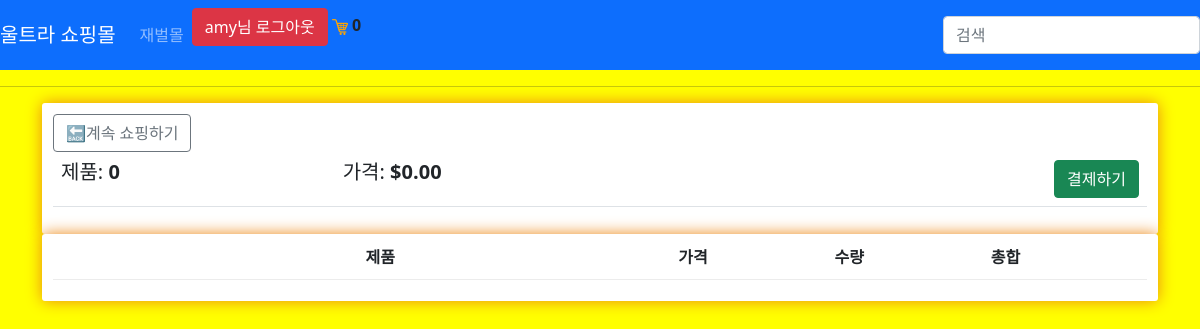
/cart/ (signed in), run on an earlier commit of the app's database.
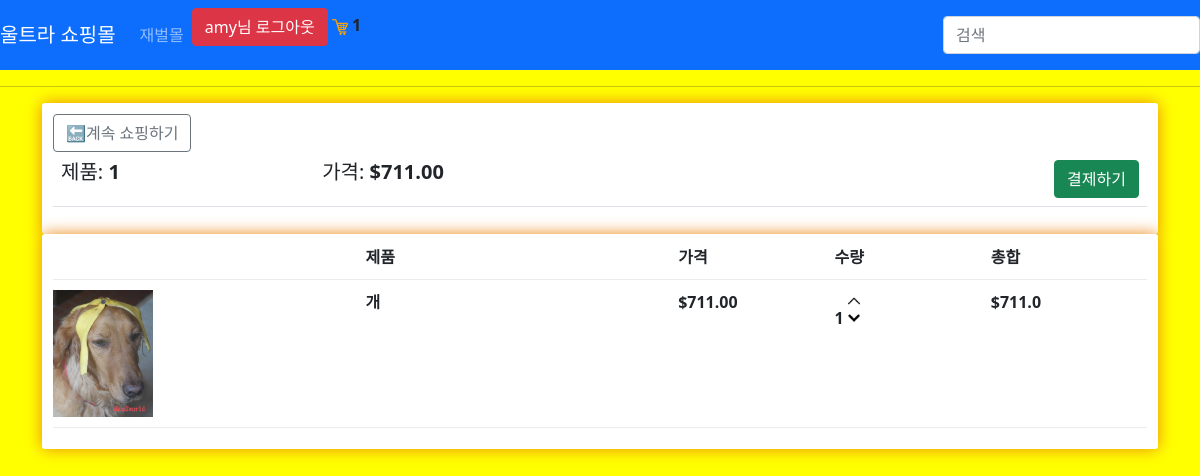
And on a later commit of the database.
### store/models.py (models this page shows, shortened)
class Order(models.Model):
    customer = models.ForeignKey(
        Customer, on_delete=models.SET_NULL, blank=True, null=True)
    dated_ordered = models.DateTimeField(auto_now_add=True)
    complete = models.BooleanField(default=False, null=True, blank=True)
    transation_id = models.CharField(max_length=200, null=True)
    @property
    def get_cart_total(self):
        orderitems = self.orderitem_set.all()
        total = sum([item.get_total for item in orderitems])
        return total
    def get_cart_items(self):
        orderitems = self.orderitem_set.all()
        total = sum([item.quantity for item in orderitems])
        return total

class OrderItem(models.Model):
    product = models.ForeignKey(Product, on_delete=models.SET_NULL, blank=True, null=True )
    order = models.ForeignKey(Order, on_delete=models.SET_NULL, blank=True, null=True )
    quantity = models.IntegerField(default=0, null=True,blank=True)
    dated_added = models.DateTimeField(auto_now_add=True)
    @property
    def get_total(self):
        total = self.product.price * self.quantity
        return total

class Product(models.Model):
    name = models.CharField(max_length=200)
    description = models.CharField(max_length=200)
    price = models.FloatField()
    digital = models.BooleanField(default=False, null=True, blank=True)
    image = models.ImageField(null=True, blank=True)
    @property
    def imageURL(self):
        try:
            url = self.image.url
        except:
            url = ''
        return url

### store/views.py (the view)
# urls.py: path('cart/', views.CartView.as_view(), name="cart"),
class CartView(TemplateView):
    template_name = "store/장바구니.html"
    def get_context_data(self, **kwargs):
        context = super().get_context_data(**kwargs)
        Data = 장바구니데이타(self.request)
        cartItems = Data['cartItems']
        order = Data['order']
        items = Data['items']
        context['items'] = items
        context['order'] = order
        context['cartItems'] = cartItems
        return context

### store/쿠키처리.py (called while the page is built)
def 장바구니데이타(request):
    if request.user.is_authenticated:
        customer = request.user.customer
        order, created = Order.objects.get_or_create(customer=customer, complete=False)
        items = order.orderitem_set.all()
        cartItems = order.get_cart_items
    else:
        CookieData = 쿠키장바구니(request)
        cartItems = CookieData['cartItems']
        order = CookieData['order']
        items = CookieData['items']
    return{'items': items, 'order':order, 'cartItems': cartItems}

### store/templates/store/장바구니.html
{% extends 'store/메인.html'%}
{% load static %}
{% block content %}
<div class="row">
	<div class ="col-lig-12">
        <div class= "box">
            <a class="btn btn-outline-secondary" href="{% url 'store' %}">🔙계속 쇼핑하기</a>
        <table class="table">
            <tr>
                <th><h5>제품: <strong>{{order.get_cart_items}}</strong></h5></th>
				<th><h5>가격:<strong> ${{order.get_cart_total|floatformat:2}}</strong></h5></th>
                <th><a style="float:right; margain:7px" class="btn btn-success" href="{% url 'checkout' %}">결제하기</a></th>
            </tr>
        </table>
        </div>
    </div>
    <br>
    <div class ="col-lig-12">
        <div class= "box">
            <div class="장바구니줄">
                <div style="flex:2"></div>
                <div style="flex:2"><strong>제품</strong></div>
                <div style="flex:1"><strong>가격</strong></div>
                <div style="flex:1"><strong>수량</strong></div>
                <div style="flex:1"><strong>총합</strong></div>
            </div>
            {% for item in items %}
            <div class="장바구니줄">
                <div style="flex:2"><img class="장바구니이미지" src="{{item.product.imageURL}}"></div>
                <div style="flex:2"><strong>{{item.product.name}}</strong></div>
                <div style="flex:1"><strong>${{item.product.price|floatformat:2}}</strong></div>
                <div style="flex:1"><strong>{{item.quantity}}</strong>
                    <div class="수량">
                        <img data-product={{item.product.id}} data-action="add"  class="수량버튼 장바구니업데이트" src="{% static 'images/upload.png' %}">
                        <img data-product={{item.product.id}} data-action="remove"  class="수량버튼 장바구니업데이트" src="{% static 'images/down.png' %}">
                    </div>
                </div>
                <div style="flex:1"><strong>${{item.get_total}}</strong></div>
            </div>
            {% endfor %}
    </div>
</div>
{% endblock content %}

### store/templates/store/메인.html (shortened to what this page needs)
<!DOCTYPE html>
{% load static %}
<html>
    <head>
        <link href="https://cdn.jsdelivr.net/npm/bootstrap@5.0.2/dist/css/bootstrap.min.css" rel="stylesheet">
        <link rel="stylesheet" type ="text/css" href="{% static 'css/main.css' %}">
    </head>
    <body>
        <nav class="navbar navbar-expand-lg navbar-dark bg-primary">
            <a class="navbar-brand" href="{% url 'store' %}">울트라 쇼핑몰</a>
            <div class="collapse navbar-collapse" id="navbarSupportedContent">
                <ul class="navbar-nav mr-auto">
                <li class="nav-item active">
                    <a class="nav-link" href="{% url 'add_product' %}">재벌몰</a>
                </li>
                </ul>
                <div class="form-inline my-2 my-lg-0">
                    {% if user.is_authenticated %}
                    <a href="{% url 'logout' %}" class="btn btn-danger">{{user.username}}님 로그아웃</a>
                    {% else %}
                    <a href="{% url 'login' %}" class="btn btn-danger">로그인</a>
                    <a href="{% url 'register' %}" class="btn btn-danger">가입</a>
                    {% endif %}
                    <a href ="{% url 'cart' %}">
                        <img src="{% static 'images/shopping-cart-16.png'%}">
                    </a>
                    <b>{{cartItems}}</b></p>
                </div>
            </div>
        <form class="form-inline" action="{% url 'search:searchResult' %}" method="get">
            <input class="form-control mr-sm-2" type="search" placeholder="검색" name="kw">
        </form>
        </nav>
        <hr>
        <div class="container">
            <p>
            {% block content %}
            {% endblock content %}
        </div>
    </body>
</html>

### static/css/main.css (style rules this page uses)
body { background-color: yellow; }
.box { box-shadow:hsl(32, 85%, 50%) 0 0 16px; background-color: #fff; border-radius: 3px; padding: 11px; }
.장바구니줄 { display: flex; align-items: flex-stretch; padding-bottom: 10px; margin-bottom: 10px; border-bottom: 1px solid #ececec; }
.장바구니이미지 { width: 100px; }
.수량버튼 { width: 12px; cursor: pointer; display: block; margin-top: 5px; transition:.1s; }
.수량 { display: inline-block; }

What changed in the data, as far as the page shows it:
no longer on this page (row edited): Order: id "0", get_cart_items "0", get_cart_total "0.00"
added Order: id.quantity "1", get_cart_items "1", get_cart_total "711.00"
added OrderItem: product.imageURL (picture), product.name "개", product.price "711.00", quantity "1", get_total "711.0"
